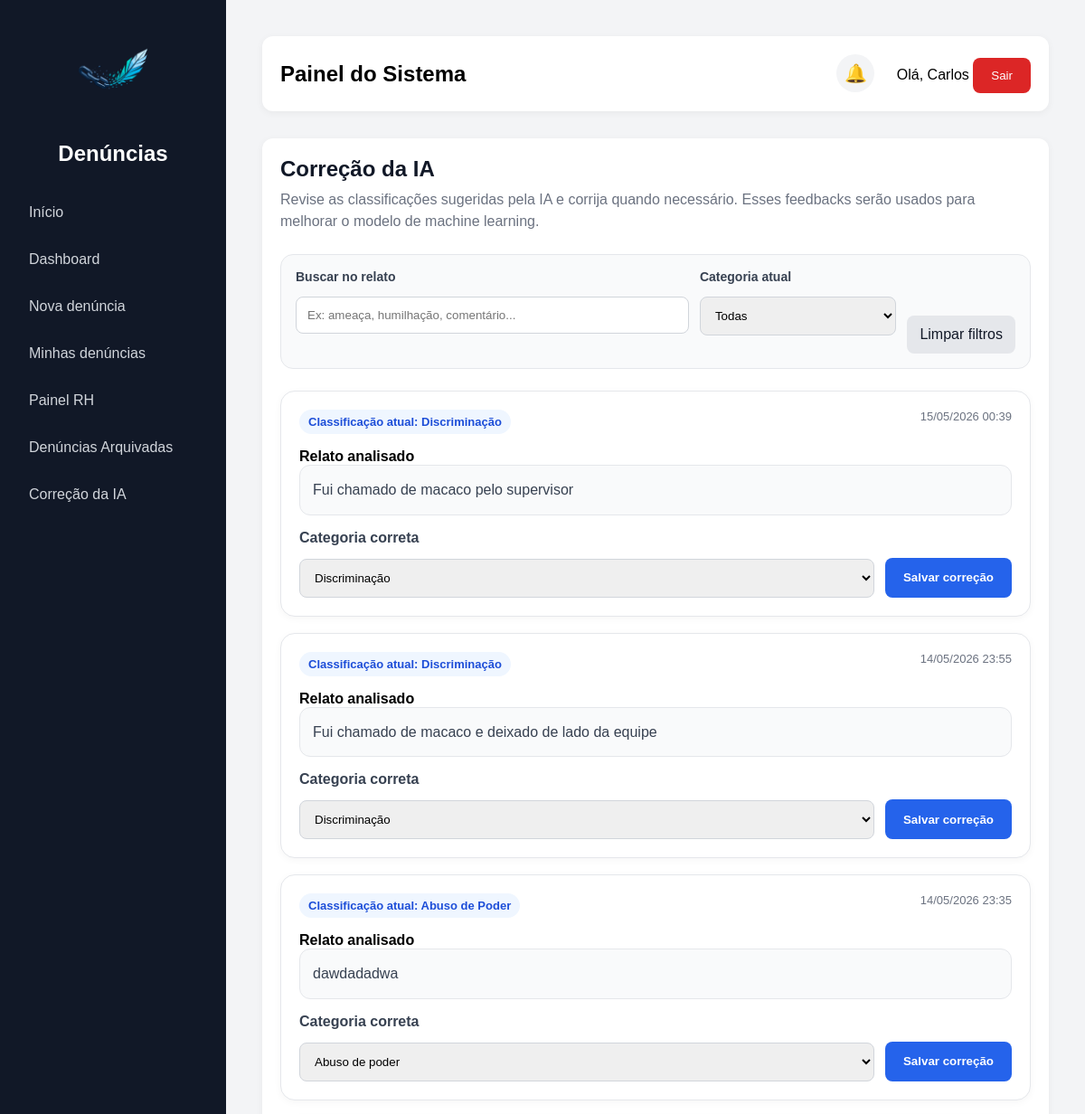
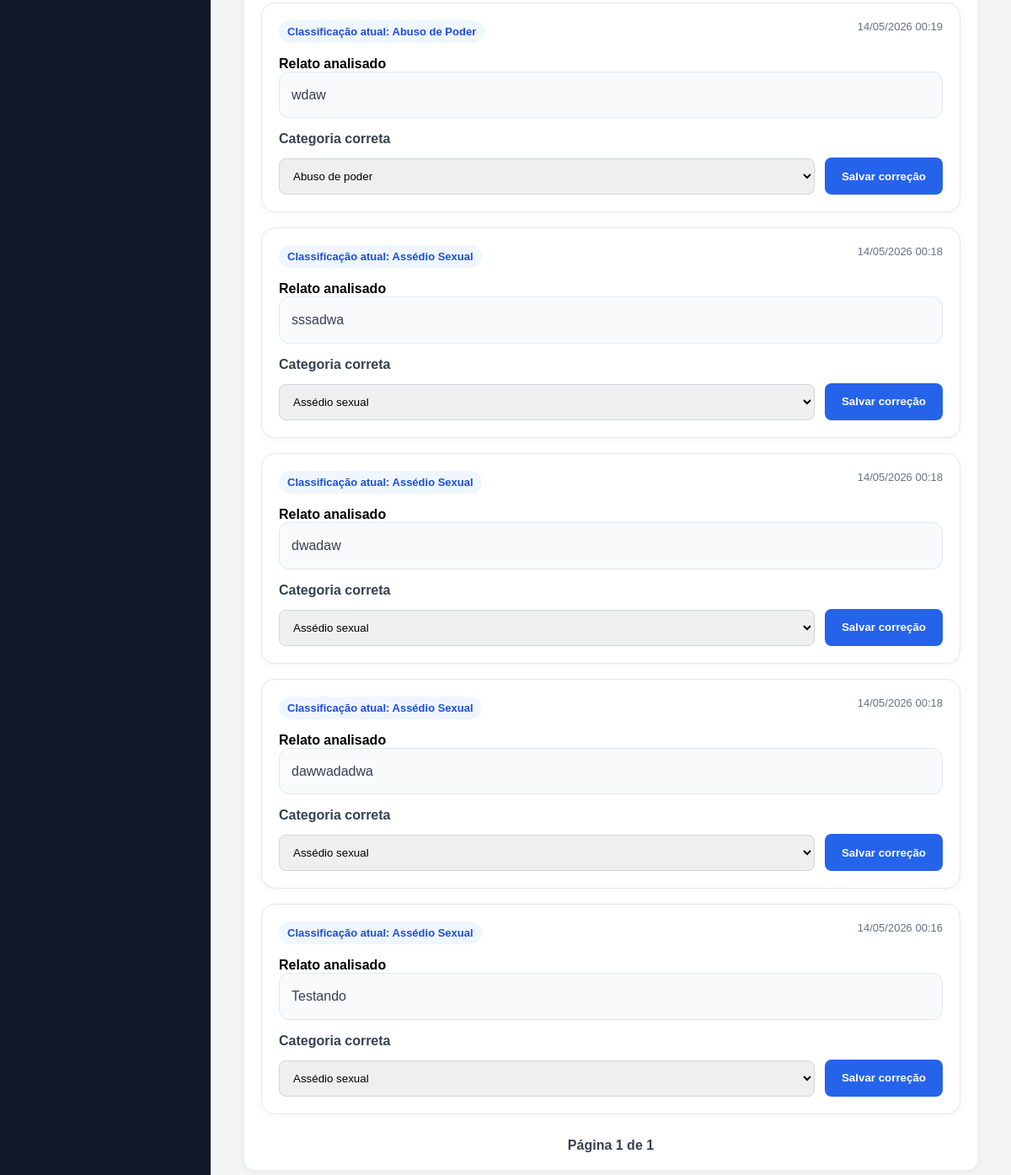
/feedback-ia/ (signed in), run on an earlier commit of the app's database (2 pictures, top to bottom).
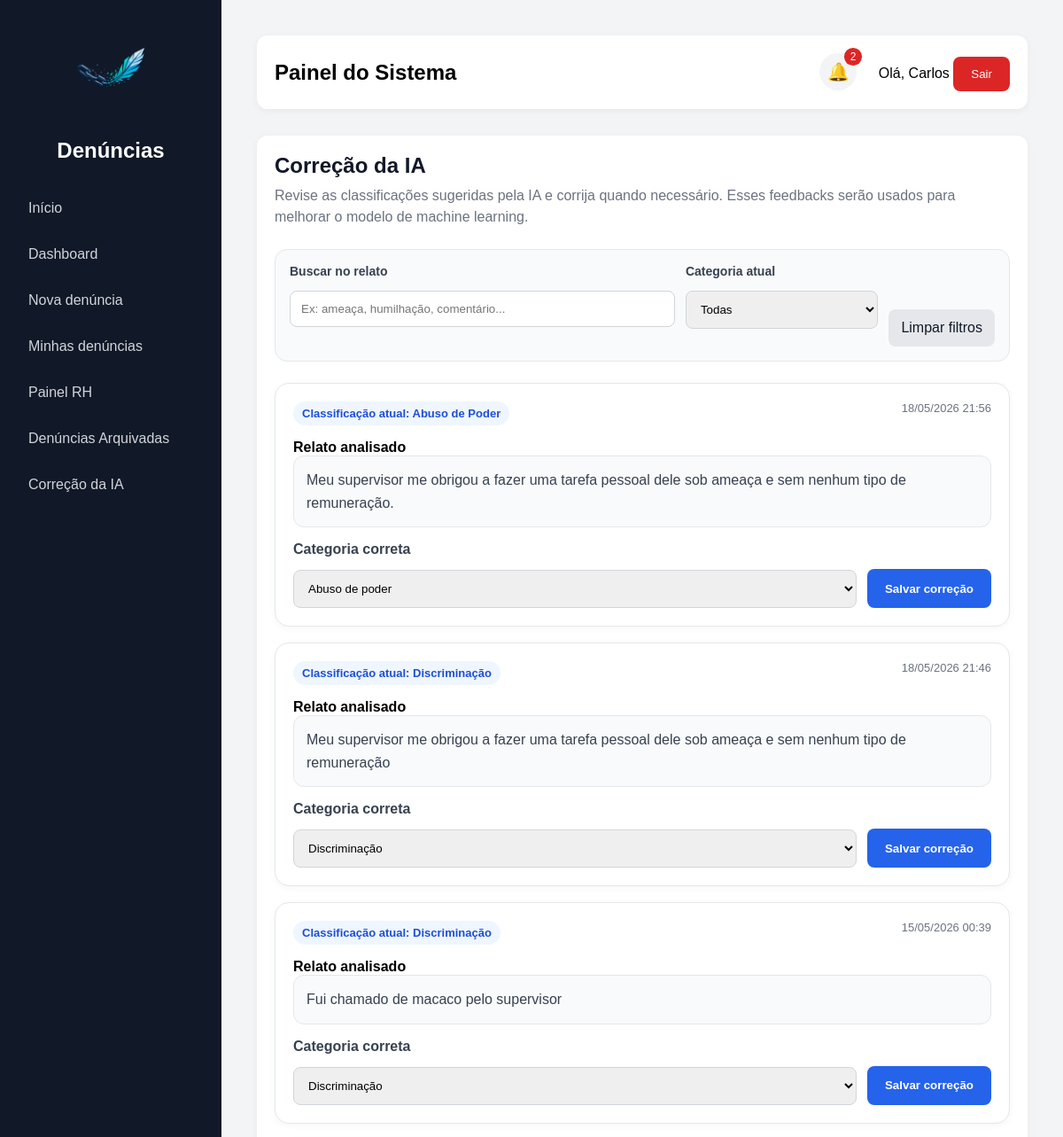
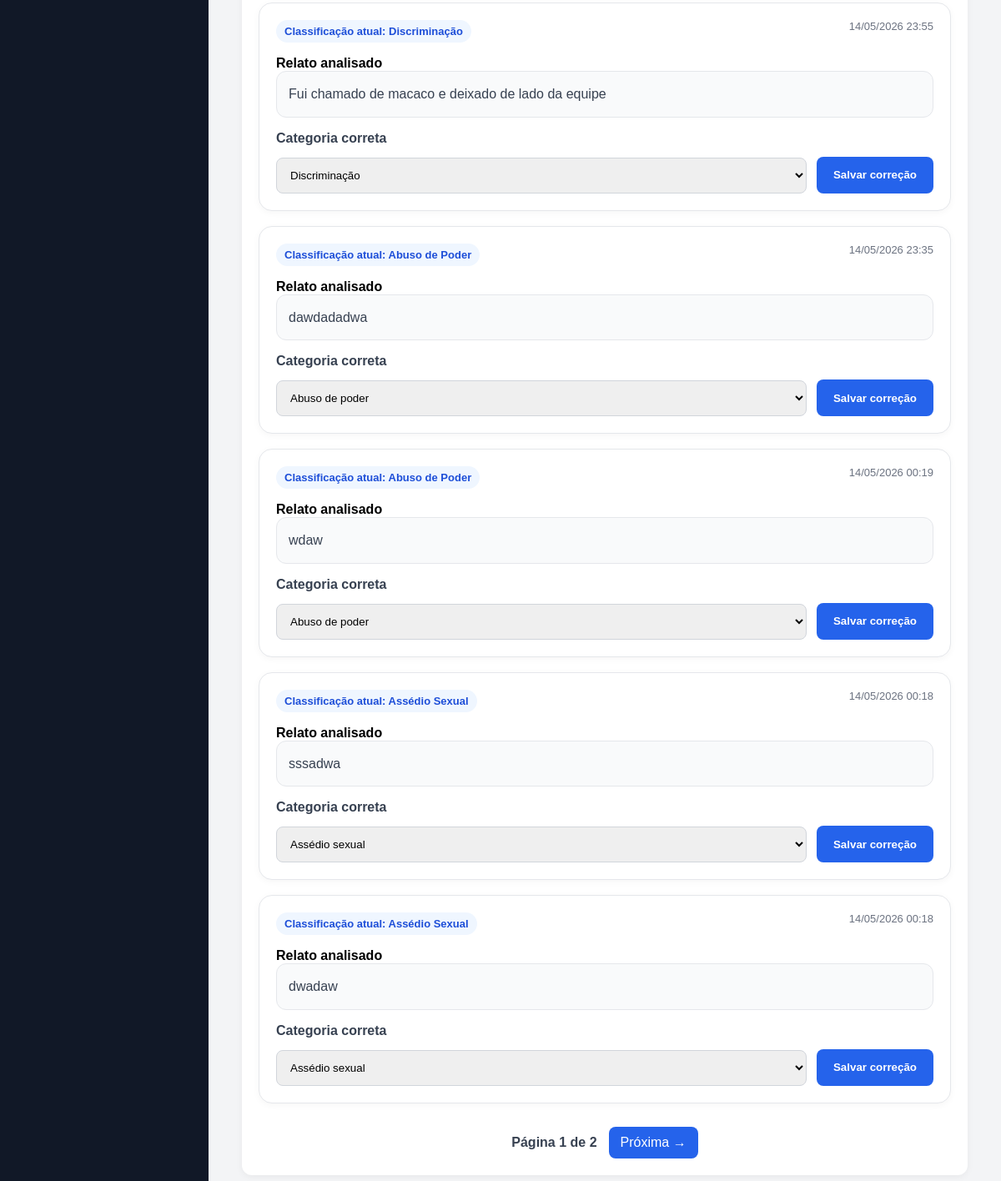
And on a later commit of the database (2 pictures, top to bottom).
### denuncias/models.py (models this page shows, shortened)
class Denuncia(models.Model):
    TIPOS = [
    ('moral', 'Assédio Moral'),
    ('sexual', 'Assédio Sexual'),
    ('abuso', 'Abuso de Poder'),
    ('discriminacao', 'Discriminação'),
    ('ameaca', 'Ameaça'),
    ('violencia', 'Violência'),
    ('outros', 'Outros'),
    ]
    STATUS = [
        ("recebida", "Recebida"),
        ("analise", "Em análise"),
        ("resolvida", "Resolvida"),
    ]
    GRAVIDADES = [
    ('baixa', 'Baixa'),
    ('media', 'Média'),
    ('alta', 'Alta'),
    ('critica', 'Crítica'),
]
    usuario = models.ForeignKey(User, on_delete=models.SET_NULL, null=True, blank=True)
    descricao = models.TextField()
    tipo = models.CharField(max_length=20, choices=TIPOS)
    anonima = models.BooleanField(default=False)
    status = models.CharField(max_length=20, choices=STATUS, default="recebida")
    gravidade = models.CharField(
    max_length=20,
    choices=GRAVIDADES,
    default='baixa'
)
    urgente = models.BooleanField(default=False)
    prioridade_ia = models.IntegerField(default=1)
    resumo_ia = models.TextField(blank=True, null=True)
    data_criacao = models.DateTimeField(auto_now_add=True)
    arquivada = models.BooleanField(default=False)
    data_arquivamento = models.DateTimeField(null=True, blank=True)
    resposta_rh = models.TextField(blank=True, null=True)
    setor = models.ForeignKey(Setor, on_delete=models.SET_NULL, null=True, blank=True)
    exibir_setor = models.BooleanField(default=True)
    link_anexo = models.URLField(blank=True, null=True)

### denuncias/views.py (the view, shortened to what this page needs)
# urls.py: path('feedback-ia/', feedback_ia, name='feedback_ia'),
@login_required
def feedback_ia(request):
    eh_rh = request.user.groups.filter(name='RH').exists()
    eh_admin = request.user.groups.filter(name='Administrador').exists()
    eh_superuser = request.user.is_superuser
    if not (eh_rh or eh_admin or eh_superuser):
        return redirect('home')
    busca = request.GET.get('busca', '')
    tipo = request.GET.get('tipo', '')
    pagina = request.GET.get('page')
    denuncias = Denuncia.objects.all().order_by('-data_criacao')
    if busca:
        denuncias = denuncias.filter(descricao__icontains=busca)
    if tipo:
        denuncias = denuncias.filter(tipo=tipo)
    paginator = Paginator(denuncias, 8)
    denuncias_paginadas = paginator.get_page(pagina)
    return render(request, 'denuncias/feedback_ia.html', {
        'denuncias': denuncias_paginadas,
        'busca': busca,
        'tipo_filtro': tipo,
    })

### denuncias/context_processors.py (called while the page is built, shortened)
def grupos_usuario(request):
    notificacoes = Notificacao.objects.filter(
        usuario=request.user
    ).order_by('-data_criacao')[:5]
    total_nao_lidas = Notificacao.objects.filter(
        usuario=request.user,
        lida=False
    ).count()
    return {
        'ui_rh': request.user.groups.filter(name='RH').exists(),
        'ui_admin': request.user.groups.filter(name='Administrador').exists() or request.user.is_superuser,
        'notificacoes': notificacoes,
        'total_nao_lidas': total_nao_lidas,
    }

### denuncias/templates/denuncias/feedback_ia.html (shortened to what this page needs)
{% extends 'base.html' %}
{% block content %}
<div class="feedback-header">
    <h2>Correção da IA</h2>
    <p>
        Revise as classificações sugeridas pela IA e corrija quando necessário.
        Esses feedbacks serão usados para melhorar o modelo de machine learning.
    </p>
</div>
<form method="get" class="feedback-filtros">
    <div>
        <label>Buscar no relato</label>
        <input type="text"
               name="busca"
               value="{{ busca }}"
               placeholder="Ex: ameaça, humilhação, comentário...">
    </div>
    <div>
        <label>Categoria atual</label>
        <select name="tipo">
            <option value="">Todas</option>
        </select>
    </div>
   <div class="feedback-acoes">
    <a href="/feedback-ia/" class="btn-limpar">
        Limpar filtros
    </a>
</div>
</form>
<div class="feedback-list">
    {% for d in denuncias %}
        <div class="feedback-card">
            <div class="feedback-top">
                <div>
                    <span class="badge-tipo">
                        Classificação atual:
                        {{ d.get_tipo_display }}
                    </span>
                </div>
                <div class="feedback-data">
                    {{ d.data_criacao|date:"d/m/Y H:i" }}
                </div>
            </div>
            <strong>Relato analisado</strong>
            <div class="relato-box">
                {{ d.descricao }}
            </div>
            <form method="post" class="feedback-form">
                <div>
                    <label>
                        Categoria correta
                    </label>
                    <select name="tipo_correto" required>
                        <option value="sexual"
                            {% if d.tipo == 'sexual' %}selected{% endif %}>
                            Assédio sexual
                        </option>
                        <option value="abuso"
                            {% if d.tipo == 'abuso' %}selected{% endif %}>
                            Abuso de poder
                        </option>
                        <option value="discriminacao"
                            {% if d.tipo == 'discriminacao' %}selected{% endif %}>
                            Discriminação
                        </option>
                    </select>
                </div>
                <button type="submit"
                        class="btn-salvar-correcao">
                    Salvar correção
                </button>
            </form>
        </div>
    {% empty %}
        <div class="empty-feedback">
            Nenhuma denúncia encontrada para revisão.
        </div>
    {% endfor %}
</div>
<div class="feedback-paginacao">
    <span>
        Página {{ denuncias.number }}
        de
        {{ denuncias.paginator.num_pages }}
    </span>
    {% if denuncias.has_next %}
        <a href="?page={{ denuncias.next_page_number }}&busca={{ busca }}&tipo={{ tipo_filtro }}">
            Próxima →
        </a>
    {% endif %}
</div>
{% endblock %}

### denuncias/templates/base.html (shortened to what this page needs)
<!DOCTYPE html>
<html lang="pt-br">
<head>
</head>
<body>
    <aside>
        <div class="logo-box">
            <img src="/static/img/logo.png" alt="Logo do sistema" class="logo-sistema">
            <h2>Denúncias</h2>
        </div>
        <a href="/">Início</a>
        {% if user.is_authenticated %}
            <a href="/dashboard/">Dashboard</a>
            <a href="/denuncia/">Nova denúncia</a>
            <a href="/minhas-denuncias/">Minhas denúncias</a>
            {% if ui_rh or ui_admin %}
                <a href="/painel-rh/">Painel RH</a>
                <a href="/denuncias-arquivadas/">Denúncias Arquivadas</a>
                <a href="/feedback-ia/">Correção da IA</a>
            {% endif %}
        {% else %}
            <a href="/login/">Entrar</a>
        {% endif %}
    </aside>
    <main>
        <div class="topbar">
            <div>
                <h2>Painel do Sistema</h2>
            </div>
            <div>
                {% if user.is_authenticated %}
                    <div class="notification-wrapper">
                        <button type="button" class="notification-bell" onclick="toggleNotifications()">
                            🔔
                            {% if total_nao_lidas > 0 %}
                                <span class="notification-count">
                                    {{ total_nao_lidas }}
                                </span>
                            {% endif %}
                        </button>
                    </div>
                    <span>Olá, {{ user.username }}</span>
                    <form method="post" action="/logout/" style="display:inline;">
                        <button class="logout-btn" type="submit">Sair</button>
                    </form>
                {% endif %}
            </div>
        </div>
        <div class="card">
            {% block content %}
            {% endblock %}
        </div>
    </main>
</body>
</html>

What changed in the data, as far as the page shows it:
no longer on this page (row unchanged): Denuncia: tipo "Assédio Sexual", data_criacao "14/05/2026 00:18", descricao "dawwadadwa", tipo_correto "Assédio sexual"
no longer on this page (row unchanged): Denuncia: tipo "Assédio Sexual", data_criacao "14/05/2026 00:16", descricao "Testando", tipo_correto "Assédio sexual"
added Denuncia: tipo "Abuso de Poder", data_criacao "18/05/2026 21:56", descricao "Meu supervisor me obrigou a fazer uma tarefa pessoal dele sob ameaça e sem nenhum tipo de remuneração.", tipo_correto "Abuso de poder"
added Denuncia: tipo "Discriminação", data_criacao "18/05/2026 21:46", descricao "Meu supervisor me obrigou a fazer uma tarefa pessoal dele sob ameaça e sem nenhum tipo de remuneração", tipo_correto "Discriminação"
Also different on the page:
{{ total_nao_lidas }}: (not shown) → "2"
{{ denuncias.paginator.num_pages }}: "1" → "2"
text now shown: "Próxima →"
